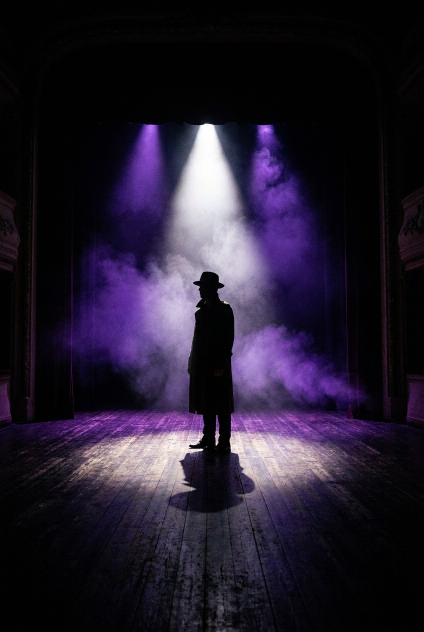
#> input picture carrossel-ritmo/bg_c1_s01.png, 848 x 1264 px (shown at 1/2 size)
$ python -i build_ritmo.py   (imports and definitions only)
#> lines starting #> are read from the running program, lines starting #| are printed output that depends on the picture
#> further down, picture is the input picture: PIL image 848x1264 RGB; mean R, G, B 36.6, 29.3, 46.6
#!/usr/bin/env python3
"""Ritmo da Marca — Carrosseis híbridos (abertura IA + internos clean tipográfico)."""

from PIL import Image, ImageDraw, ImageFont, ImageOps, ImageFilter
import os, math

W, H   = 1080, 1350
MARGIN = 64
MAX_W  = W - MARGIN * 2

# ── Paleta Ritmo da Marca ──────────────────────────────────────────
BG1     = (9,   9,  11)   # #09090B fundo principal
BG2     = (24,  24, 27)   # #18181B fundo secundário
BG3     = (39,  39, 42)   # #27272A cards/bordas
PURPLE  = (168,  85, 247)  # #A855F7 principal
PUR_LT  = (192, 132, 252)  # #C084FC claro
PUR_MD  = (109,  40, 217)  # #6D28D9 médio
PUR_DK  = (107,  33, 168)  # #6B21A8 escuro
GRAY_M  = (161, 161, 170)  # #A1A1AA cinza médio
WHITE   = (255, 255, 255)
W_SOFT  = (244, 244, 245)  # #F4F4F5 branco suave

R = "/usr/share/fonts/truetype/roboto/unhinted/RobotoTTF"
# [8 lines left out: function F, not called in this run]

def lerp(c1, c2, t):
    t = max(0.0, min(1.0, t))
    return tuple(int(c1[i] + (c2[i]-c1[i])*t) for i in range(3))

def tw(d, text, font): bb = d.textbbox((0,0), text, font=font); return bb[2]-bb[0]
def th(d, text, font): bb = d.textbbox((0,0), text, font=font); return bb[3]-bb[1]

# [65 lines left out: functions wrap, fit_font, grad_text, paste_handle, sep_line, draw_sub, not called in this run]

# ══════════════════════════════════════════════════════════════════
# SLIDE DE ABERTURA — background IA + smoky overlay roxo
# ══════════════════════════════════════════════════════════════════
def smoky_purple(img, top_s=160, bot_s=255, top_r=320, bot_r=800, blur=60):
#> called with top_s = 160, bot_s = 255, top_r = 320, bot_r = 800, blur = 60
    ov = Image.new("RGBA", img.size, (0,0,0,0))
#> ov: PIL image 848x1264 RGBA; every value is 0
    dv = ImageDraw.Draw(ov)
    IW, IH = img.size
#> IW = 848; IH = 1264
    for y in range(top_r):
        a = int(top_s * (1 - y/top_r)**1.8)
        dv.line([(0,y),(IW,y)], fill=(5,0,10,a))
    for y in range(IH-1, IH-bot_r-1, -1):
        dist = IH - 1 - y
        a = int(bot_s * (1 - dist/bot_r)**0.55)
        dv.line([(0,y),(IW,y)], fill=(5,0,12,a))
    ov = ov.filter(ImageFilter.GaussianBlur(blur))
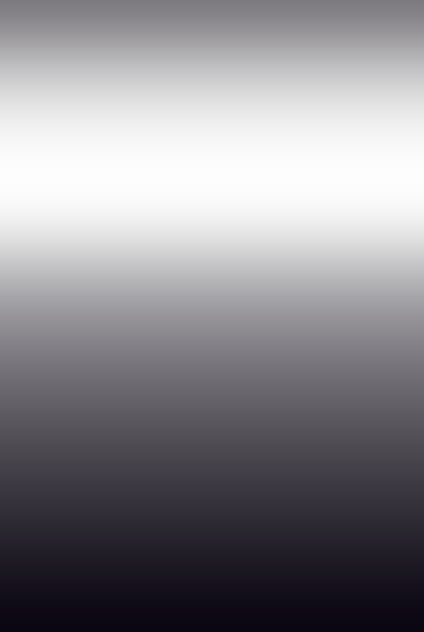
#> ov: PIL image 848x1264 RGBA (shown at 1/2 size); mean R, G, B, A 4.4, 0, 10.2, 118.8; transparent parts drawn white
    base = img.convert("RGBA"); base.alpha_composite(ov)
#> after `base.alpha_composite(ov)`:
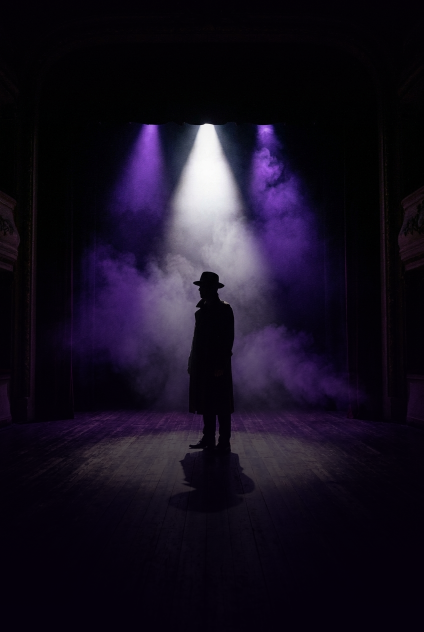
#> base: PIL image 848x1264 RGBA (shown at 1/2 size); mean R, G, B, A 22.1, 15.9, 31.2, 255
    return base.convert("RGB")

# [184 lines left out: functions text_panel, make_open_slide, make_dark_bg, make_clean_slide, btn_row, not called in this run]


OUT = "/home/user/WEB/carrossel-ritmo/slides"
BG  = "/home/user/WEB/carrossel-ritmo"
# [1 line not run here, left out]


# ══════════════════════════════════════════════════════════════════
# CARROSSEL 1 — "SUA MARCA TEM RITMO OU TEM PRESSA?"
# ══════════════════════════════════════════════════════════════════

# [89 lines left out: functions c1_s01, c1_s02, c1_s03, c1_s04, c1_s05, c2_s01 and 4 more, not called in this run]


# ── Run ───────────────────────────────────────────────────────────
# [6 lines not run here, left out]

>>> from PIL import Image
>>> picture = Image.open('bg_c1_s01.png')
>>> result = smoky_purple(picture)

$ run again, on carrossel-ritmo/bg_c1_s02.png
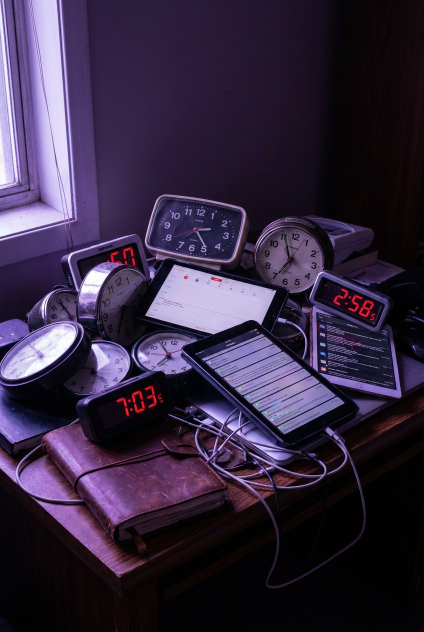
#> input picture carrossel-ritmo/bg_c1_s02.png, 848 x 1264 px (shown at 1/2 size)
#> picture is the input picture: PIL image 848x1264 RGB; mean R, G, B 53.4, 40.8, 65.1
#> in smoky_purple, `base.alpha_composite(ov)`:
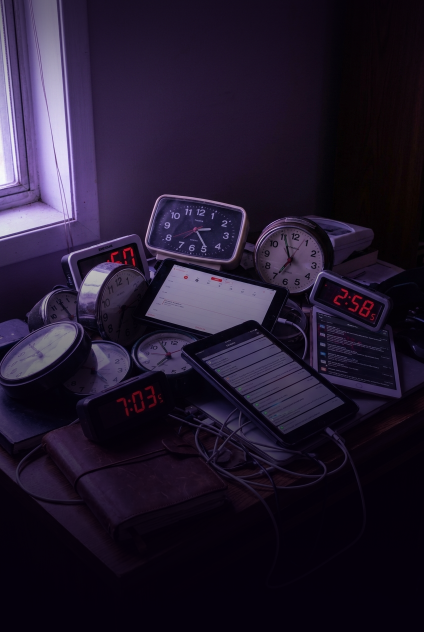
#> base: PIL image 848x1264 RGBA (shown at 1/2 size); mean R, G, B, A 34.7, 25.4, 45.7, 255

$ run again, on carrossel-ritmo/bg_c1_s03.png
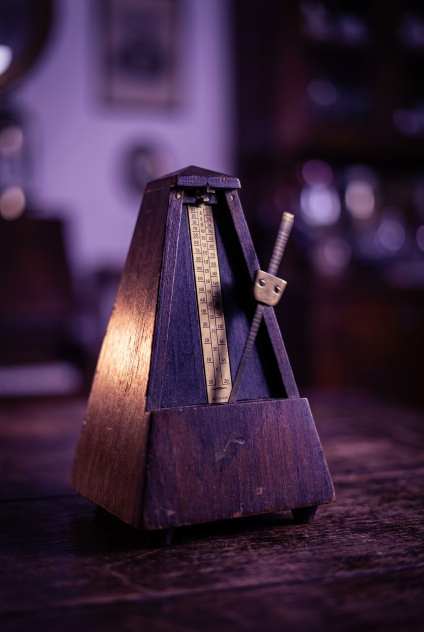
#> input picture carrossel-ritmo/bg_c1_s03.png, 848 x 1264 px (shown at 1/2 size)
#> picture is the input picture: PIL image 848x1264 RGB; mean R, G, B 60.2, 38.7, 62.2
#> in smoky_purple, `base.alpha_composite(ov)`:
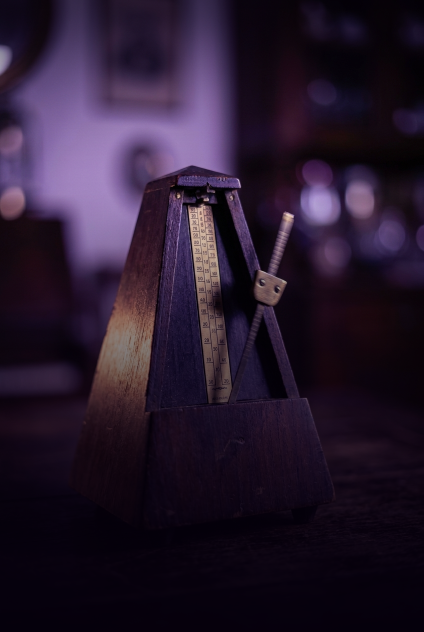
#> base: PIL image 848x1264 RGBA (shown at 1/2 size); mean R, G, B, A 38.7, 25, 45, 255

$ run again, on carrossel-ritmo/bg_c1_s04.png
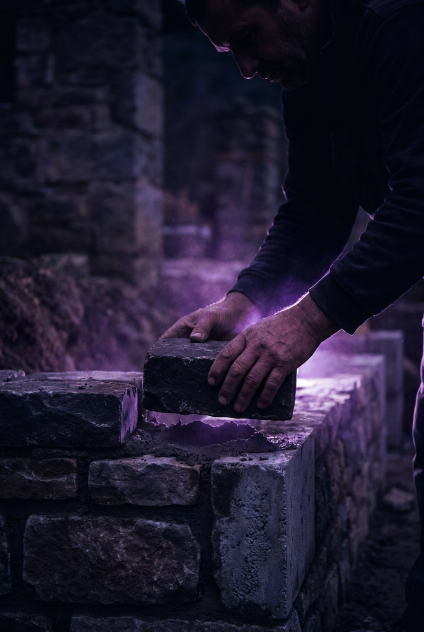
#> input picture carrossel-ritmo/bg_c1_s04.png, 848 x 1264 px (shown at 1/2 size)
#> picture is the input picture: PIL image 848x1264 RGB; mean R, G, B 31.1, 26.7, 46.5
#> in smoky_purple, `base.alpha_composite(ov)`:
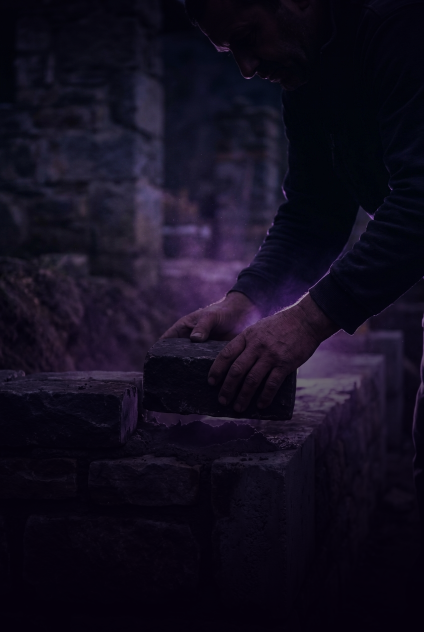
#> base: PIL image 848x1264 RGBA (shown at 1/2 size); mean R, G, B, A 18.5, 13.8, 29.7, 255
